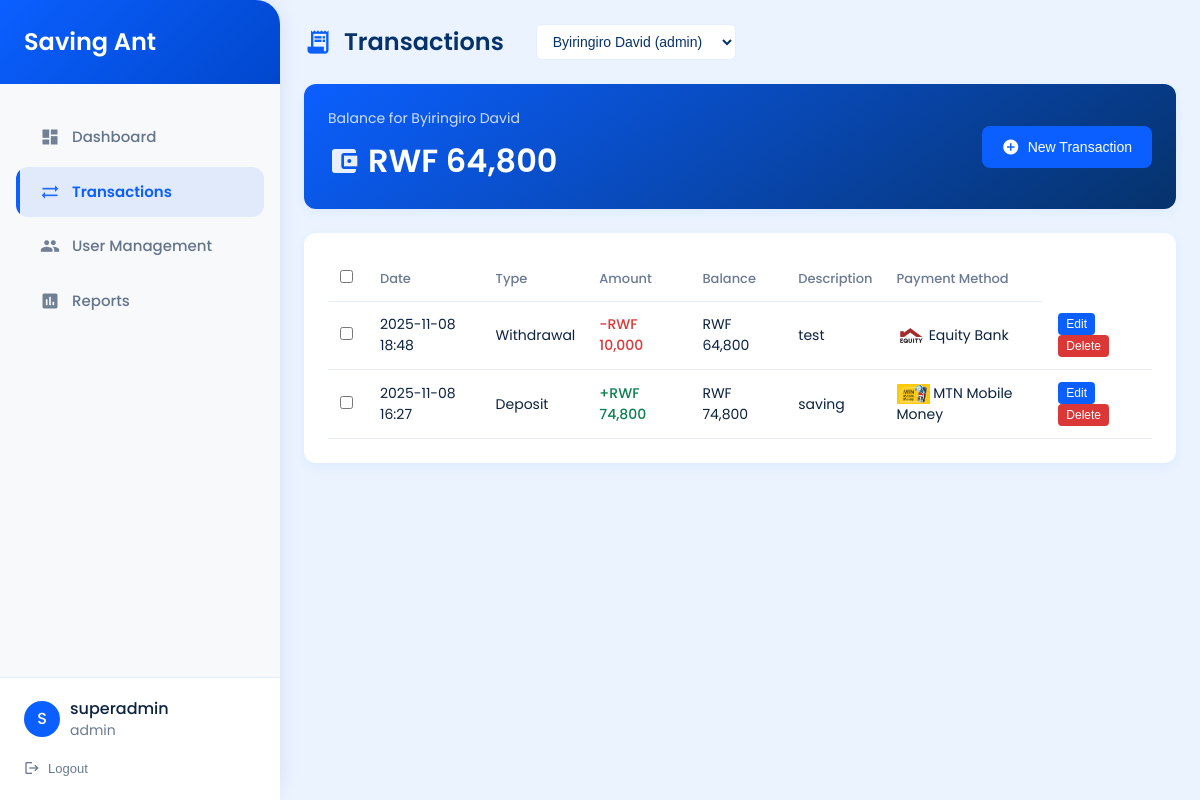
The app's page /transactions.php?user_id=8 (signed in) with its own data.
### tables this page shows
CREATE TABLE `users` (
  `id` int(11) NOT NULL,
  `username` varchar(50) NOT NULL,
  `email` varchar(255) NOT NULL,
  `password_hash` varchar(255) NOT NULL,
  `full_name` varchar(100) NOT NULL,
  `created_at` timestamp NOT NULL DEFAULT current_timestamp(),
  `updated_at` timestamp NOT NULL DEFAULT current_timestamp() ON UPDATE current_timestamp(),
  `last_login` timestamp NULL DEFAULT NULL,
  `is_active` tinyint(1) DEFAULT 1,
  `phone_number` varchar(20) DEFAULT NULL
);

CREATE TABLE `transactions` (
  `id` int(11) NOT NULL,
  `user_id` int(11) NOT NULL,
  `type` enum('deposit','withdrawal') NOT NULL,
  `amount` decimal(10,2) NOT NULL,
  `description` varchar(255) NOT NULL,
  `balance` decimal(10,2) NOT NULL,
  `created_at` timestamp NOT NULL DEFAULT current_timestamp(),
  `payment_method` varchar(50) NOT NULL DEFAULT 'momo'
);

### inc/db.php (called while the page is built)
<?php
function getPDO(): PDO
{
    $host = '127.0.0.1';
    $db   = 'saving_ant';
    $user = 'root';
    $pass = '';
    $charset = 'utf8mb4';
    $dsn = "mysql:host=$host;dbname=$db;charset=$charset";
    $options = [
        PDO::ATTR_ERRMODE => PDO::ERRMODE_EXCEPTION,
        PDO::ATTR_DEFAULT_FETCH_MODE => PDO::FETCH_ASSOC,
        PDO::ATTR_EMULATE_PREPARES => false,
    ];
    try {
        return new PDO($dsn, $user, $pass, $options);
    } catch (PDOException $e) {
        throw new PDOException($e->getMessage(), (int)$e->getCode());
    }
}

### inc/auth.php (called while the page is built, shortened)
<?php
require_once __DIR__ . '/db.php';
class Auth {
    private PDO $db;
    private ?array $user = null;
    public function __construct() {
        $this->db = getPDO();
        if (isset($_SESSION['user_id'])) {
            $this->loadUser($_SESSION['user_id']);
        }
    }
    public function getPdo(): PDO {
        return $this->db;
    }
    private function loadUser(int $userId): void {
        $stmt = $this->db->prepare("
            SELECT u.*, GROUP_CONCAT(r.name) as roles
            FROM users u
            LEFT JOIN user_roles ur ON u.id = ur.user_id
            LEFT JOIN roles r ON ur.role_id = r.id
            WHERE u.id = ? AND u.is_active = 1
            GROUP BY u.id
        ");
        $stmt->execute([$userId]);
        $user = $stmt->fetch();
        if ($user) {
            $user['roles'] = $user['roles'] ? explode(',', $user['roles']) : [];
            $this->user = $user;
        }
    }
    public function hasRole(string $role): bool {
        return $this->user && in_array($role, $this->user['roles']);
    }
    public function getUserById(int $userId): ?array {
        $stmt = $this->db->prepare("
            SELECT u.*, GROUP_CONCAT(r.name) as roles
            FROM users u
            LEFT JOIN user_roles ur ON u.id = ur.user_id
            LEFT JOIN roles r ON ur.role_id = r.id
            WHERE u.id = ?
            GROUP BY u.id
        ");
        $stmt->execute([$userId]);
        $user = $stmt->fetch();
        if ($user) {
            $user['roles'] = $user['roles'] ? explode(',', $user['roles']) : [];
            return $user;
        }
        return null;
    }
    public function getAllUsers(): array {
        $stmt = $this->db->query("
            SELECT
                u.id,
                u.username,
                u.email,
                u.full_name,
                u.is_active,
                u.created_at,
                u.last_login,
                GROUP_CONCAT(r.name) as roles
            FROM users u
            LEFT JOIN user_roles ur ON u.id = ur.user_id
            LEFT JOIN roles r ON ur.role_id = r.id
            GROUP BY u.id
            ORDER BY u.id DESC
        ");
        $users = $stmt->fetchAll();
        foreach ($users as &$user) {
            $user['roles'] = $user['roles'] ? explode(',', $user['roles']) : [];
        }
        return $users;
    }
}

### inc/functions.php (called while the page is built, shortened)
<?php
require_once __DIR__ . '/auth.php';
$auth = new Auth();
function getUserBalance(int $userId): float {
    global $auth;
    $pdo = $auth->getPdo();
    $stmt = $pdo->prepare('SELECT balance FROM user_balances WHERE user_id = ?');
    $stmt->execute([$userId]);
    $balance = $stmt->fetchColumn();
    return max(0, floatval($balance));
}
function getTransactions(array $params): array {
    global $auth;
    $pdo = $auth->getPdo();
    $query = 'SELECT * FROM transactions WHERE user_id = ? ORDER BY created_at DESC';
    $queryParams = [$params['user_id']];
    if (isset($params['limit'])) {
        $query .= ' LIMIT ?';
        $queryParams[] = $params['limit'];
        if (isset($params['offset'])) {
            $query .= ' OFFSET ?';
            $queryParams[] = $params['offset'];
        }
    }
    $stmt = $pdo->prepare($query);
    $stmt->execute($queryParams);
    return $stmt->fetchAll(PDO::FETCH_ASSOC);
}

### transactions.php (the view, shortened to what this page needs)
<?php
require_once __DIR__ . '/inc/functions.php';
$user = $auth->getUser();
$page = isset($_GET['page']) ? max(1, intval($_GET['page'])) : 1;
$perPage = 10;
$offset = ($page - 1) * $perPage;
$viewUserId = isset($_GET['user_id']) && $auth->hasRole('admin') ? intval($_GET['user_id']) : $user['id'];
$transactions = getTransactions([
    'user_id' => $viewUserId,
    'limit' => $perPage,
    'offset' => $offset
]);
$allUsers = [];
if ($auth->hasRole('admin')) {
    $allUsers = $auth->getAllUsers();
}
$currentBalance = getUserBalance($viewUserId);
$viewedUser = $viewUserId !== $user['id'] ? $auth->getUserById($viewUserId) : $user;
?>
<!DOCTYPE html>
<html lang="en">
<head>
    <link rel="stylesheet" href="css/toast.css">
    <link rel="stylesheet" href="css/delete-dialog.css">
</head>
<body>
    <?php include_once __DIR__ . '/inc/sidebar.php'; ?>
    <main class="main-content">
        <h1 class="page-title">
            <i class="material-icons">receipt_long</i>
            Transactions
            <?php if ($auth->hasRole('admin')): ?>
            <select id="userSelector" class="form-control" style="margin-left: 20px; width: 200px;" onchange="window.location.href='?user_id=' + this.value">
                <?php foreach ($allUsers as $u): ?>
                    <?php if ($u['id'] !== $user['id']): ?>
                    <option value="<?= $u['id'] ?>" <?= $viewUserId == $u['id'] ? 'selected' : '' ?>>
                        <?= htmlspecialchars($u['full_name']) ?> (<?= $u['username'] ?>)
                    </option>
                    <?php endif; ?>
                <?php endforeach; ?>
            </select>
            <?php endif; ?>
        </h1>
        <div class="card balance-card">
            <div>
                <div class="balance-label">
                    <?php if ($viewUserId !== $user['id']): ?>
                        Balance for <?= htmlspecialchars($viewedUser['full_name']) ?>
                    <?php else: ?>
                        Current Balance
                    <?php endif; ?>
                </div>
                <div class="balance-amount">
                    <i class="material-icons">account_balance_wallet</i>
                    RWF <?= number_format($currentBalance, 0) ?>
                </div>
            </div>
            <button class="btn btn-primary" onclick="document.getElementById('newTransactionForm').style.display='block'">
                <i class="material-icons">add_circle</i>
                New Transaction
            </button>
        </div>
        <div class="card">
            <table class="transactions-table">
                <thead>
                    <tr>
                        <?php if ($auth->hasRole('admin')): ?>
                        <th style="width: 40px;">
                            <input type="checkbox" id="selectAll" onchange="handleSelectAll(this)">
                        </th>
                        <?php endif; ?>
                        <th>Date</th>
                        <th>Type</th>
                        <th>Amount</th>
                        <th>Balance</th>
                        <th>Description</th>
                        <th>Payment Method</th>
                    </tr>
                </thead>
                <tbody>
                    <?php foreach ($transactions as $transaction): ?>
                        <tr data-id="<?= $transaction['id'] ?>">
                            <?php if ($auth->hasRole('admin')): ?>
                            <td>
                                <input type="checkbox" class="transaction-checkbox" value="<?= $transaction['id'] ?>" onchange="handleCheckboxChange(this)">
                            </td>
                            <?php endif; ?>
                            <td><?= date('Y-m-d H:i', strtotime($transaction['created_at'])) ?></td>
                            <td><?= ucfirst(htmlspecialchars($transaction['type'])) ?></td>
                            <td class="transaction-amount amount-<?= $transaction['type'] ?>">
                                <?= $transaction['type'] === 'deposit' ? '+' : '-' ?>RWF <?= number_format($transaction['amount'], 0) ?>
                            </td>
                            <td>RWF <?= number_format($transaction['balance'], 0) ?></td>
                            <td><?= htmlspecialchars($transaction['description']) ?></td>
                            <td>
                                <?php
                                $method = isset($transaction['payment_method']) ? strtolower($transaction['payment_method']) : 'momo';
                                $paymentMethods = [
                                    'momo' => ['file' => 'momo.png', 'name' => 'MTN Mobile Money'],
                                    'airtel' => ['file' => 'airtel.png', 'name' => 'Airtel Money'],
                                    'airtelmoney' => ['file' => 'airtel.png', 'name' => 'Airtel Money'],
                                    'bank' => ['file' => 'equity.png', 'name' => 'Equity Bank'],
                                    'equity' => ['file' => 'equity.png', 'name' => 'Equity Bank']
                                ];
                                $paymentInfo = $paymentMethods[$method] ?? $paymentMethods['momo'];
                                ?>
                                <img src="images/<?= htmlspecialchars($paymentInfo['file']) ?>"
                                     alt="<?= htmlspecialchars($paymentInfo['name']) ?>"
                                     style="height: 20px; vertical-align: middle;">
                                <?= htmlspecialchars($paymentInfo['name']) ?>
                            </td>
                            <?php if ($auth->hasRole('admin')): ?>
                            <td class="actions">
                                <button onclick="editTransaction(<?= $transaction['id'] ?>, <?= $transaction['amount'] ?>, '<?= htmlspecialchars($transaction['description']) ?>', '<?= htmlspecialchars($method) ?>', '<?= $transaction['type'] ?>')" class="btn-action edit">
                                    Edit
                                </button>
                                <form method="POST" action="manage_transactions.php" style="display: inline;">
                                    <button type="button" class="btn-action delete" onclick="confirmSingleDelete(this.form, <?= $transaction['id'] ?>)">
                                        Delete
                                    </button>
                                </form>
                            </td>
                            <?php endif; ?>
                        </tr>
                    <?php endforeach; ?>
                </tbody>
            </table>
        </div>
    </main>
</body>
</html>

### inc/sidebar.php (shortened to what this page needs)
<?php
$currentPage = basename($_SERVER['PHP_SELF']);
?>
<div class="sidebar" id="sidebar">
    <div class="sidebar-header">
        <a href="dashboard.php" class="brand">
            <span class="logo">Saving Ant</span>
        </a>
    </div>
    <nav class="nav-menu">
        <a href="dashboard.php" class="nav-item <?= $currentPage === 'dashboard.php' ? 'active' : '' ?>">
            <i class="material-icons">dashboard</i>
            Dashboard
        </a>
        <a href="transactions.php" class="nav-item <?= $currentPage === 'transactions.php' ? 'active' : '' ?>">
            <i class="material-icons">sync_alt</i>
            Transactions
        </a>
        <?php if ($auth->hasRole('admin')): ?>
            <a href="users.php" class="nav-item <?= $currentPage === 'users.php' ? 'active' : '' ?>">
                <i class="material-icons">people</i>
                User Management
            </a>
        <?php endif; ?>
        <?php if ($auth->hasRole('admin') || $auth->hasRole('manager')): ?>
            <a href="reports.php" class="nav-item <?= $currentPage === 'reports.php' ? 'active' : '' ?>">
                <i class="material-icons">assessment</i>
                Reports
            </a>
        <?php endif; ?>
    </nav>
    <div class="user-section">
        <a href="profile.php" class="user-info">
            <div class="user-avatar">
                <?= strtoupper(substr($user['full_name'] ?? 'U', 0, 1)) ?>
            </div>
            <div class="user-details">
                <div class="user-name"><?= htmlspecialchars($user['full_name'] ?? 'User') ?></div>
                <div class="user-role">admin</div>
            </div>
        </a>
        <form action="logout.php" method="post">
            <button type="submit" class="logout-btn">
                <i class="material-icons" style="font-size: 16px;">logout</i>
                Logout
            </button>
        </form>
    </div>
</div>

### transactions.php (style rules this page uses)
:root { --dialog-bg: rgba(0, 0, 0, 0.5); --dialog-shadow: 0 4px 6px rgba(0, 0, 0, 0.1); --warning-color: #bf8c0c; --primary: #0B5FFF; --dark: #06326B; --bg: #EAF3FF; --success: #0d8050; --warning: #bf8c0c; --danger: #db3737; --card-radius: 12px; }
* { margin: 0; padding: 0; box-sizing: border-box; }
body { font-family: 'Poppins', system-ui, -apple-system, 'Segoe UI', sans-serif; background: var(--bg); color: #0b2240; line-height: 1.5; min-height: 100vh; }
.main-content { margin-left: 250px; padding: 24px; min-height: 100vh; transition: margin-left 0.3s ease; }
.page-title { font-size: 24px; font-weight: 600; color: var(--dark); margin-bottom: 24px; }
.card { background: #fff; border-radius: var(--card-radius); padding: 24px; box-shadow: 0 4px 12px rgba(11,95,255,0.05); margin-bottom: 24px; transition: all 0.3s ease; }
.page-title { display: flex; align-items: center; gap: 12px; margin-bottom: 24px; }
.page-title i { font-size: 28px; color: var(--primary); }
.balance-card { display: flex; justify-content: space-between; align-items: center; background: linear-gradient(145deg, var(--primary), var(--dark)); color: white; }
.balance-amount { font-size: 32px; font-weight: 600; color: white; display: flex; align-items: center; gap: 8px; }
.balance-amount i { font-size: 32px; opacity: 0.9; }
.balance-label { font-size: 14px; color: rgba(255, 255, 255, 0.8); margin-bottom: 8px; }
.form-control { width: 100%; padding: 8px 12px; border: 1px solid #e6eefb; border-radius: 6px; font-size: 14px; transition: border-color 0.2s; }
.btn { padding: 12px 20px; border: none; border-radius: 8px; font-size: 14px; font-weight: 500; cursor: pointer; transition: all 0.3s ease; display: inline-flex; align-items: center; gap: 8px; justify-content: center; }
.btn i { font-size: 18px; }
.btn-primary { background: var(--primary); color: #fff; }
.transactions-table { width: 100%; border-collapse: collapse; }
.transactions-table th, .transactions-table td { padding: 12px; text-align: left; border-bottom: 1px solid #e6eefb; }
.transactions-table th { font-weight: 500; color: #6b7a93; font-size: 13px; }
.transactions-table td { font-size: 14px; }
.transaction-amount { font-weight: 500; }
.amount-deposit { color: var(--success); }
.amount-withdrawal { color: var(--danger); }
.btn-action { padding: 4px 8px; border: none; border-radius: 4px; font-size: 12px; cursor: pointer; margin-left: 4px; color: white; }
.btn-action.edit { background: var(--primary); }
.btn-action.delete { background: var(--danger); }
#userSelector { background: white; border: 1px solid #e6eefb; padding: 8px 12px; border-radius: 6px; font-size: 14px; color: var(--dark); cursor: pointer; transition: all 0.3s ease; }
#userSelector option { padding: 8px; }

### records on screen
users: full_name "S", full_name "superadmin", id "Byiringiro David (admin)"
users: full_name "Byiringiro David"
transactions: created_at "2025-11-08 18:48", type "Withdrawal", amount "10,000", balance "64,800", description "test", shows a picture, payment_method "Equity Bank"
transactions: created_at "2025-11-08 16:27", type "Deposit", amount "74,800", balance "74,800", description "saving", payment_method (picture), payment_method "MTN Mobile Money"

### other values on screen
$currentBalance "64,800"
